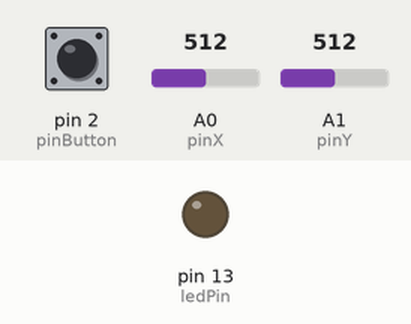
A sketch run on a simulated Arduino Nano, built with avr-gcc and run on an emulated ATmega328P. Parts: output pins drawn as LEDs (lit = HIGH). Dashed ring = blinking. The inputs (shaded band) are chosen by the test bench; at power-on: pin 2 (pinButton) HIGH, A0 (pinX) = 512, A1 (pinY) = 512. What the sketch prints to the serial monitor is not drawn.

Above: at 1.2 s.
1.3 s: pin 2 (pinButton) pulled LOW for 1 s
At 1.7 s:
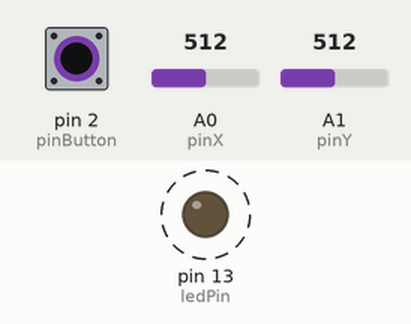
3.8 s: A0 (pinX) set to 716
At 4.8 s:
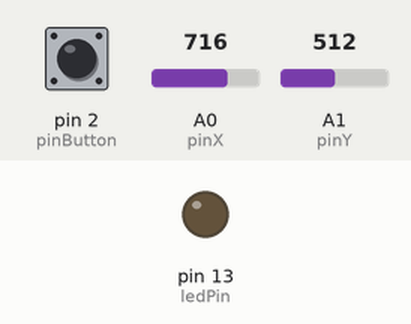
5.3 s: A1 (pinY) set to 716
At 6.5 s:
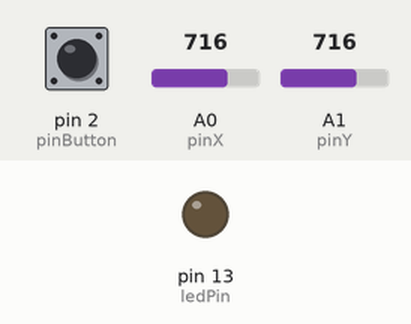
6.8 s: pin 2 (pinButton) pulled LOW for 0.15 s
At 8.0 s:
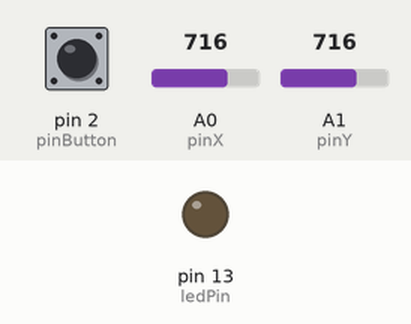
8.4 s: A0 (pinX) set to 900
At 9.2 s:
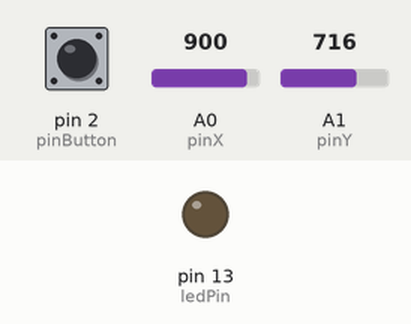
9.9 s: A1 (pinY) set to 900
At 10.6 s:
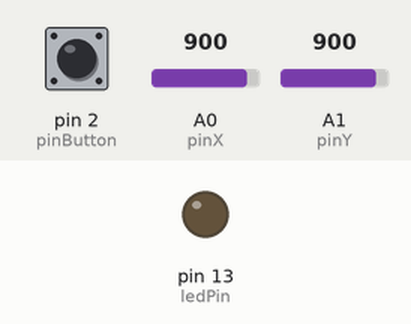
Timing chart, 0 to 12.4 s (numbered marks = the images above; inputs shaded):
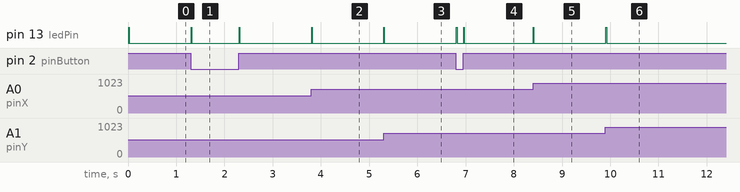

The sketch:

component_test.ino
```cpp
/*
 * Bluetooth joystick controller — Arduino Nano, hardware serial (pins 0/1)
 *
 * Wiring:
 *   Bluetooth module (HC-05/HC-06):
 *     BT TX  -> Nano RX (D0)
 *     BT RX  -> Nano TX (D1)   (voltage divider if module is 3.3V logic)
 *     VCC    -> 5V, GND -> GND
 *
 *   Joystick module (KY-023 style):
 *     VRx    -> A0
 *     VRy    -> A1
 *     SW     -> D2  (button, active LOW with internal pull-up)
 *     +5V    -> 5V, GND -> GND
 *
 * NOTE: Disconnect the BT module from pins 0/1 while uploading.
 *
 * Output protocol: compact 5-byte binary packet (fast — a text line
 * took ~15 ms to transmit at 9600 baud; this takes ~5 ms):
 *   [0xA5] [x] [y] [button] [checksum]
 * x, y are the analog readings scaled to 0–255 (centre ~128),
 * button is 0/1, checksum = x ^ y ^ button.
 * A packet is sent every SEND_INTERVAL ms, but only when something
 * changed beyond the deadzone — so the link isn't flooded while idle.
 */

const byte pinX      = A0;
const byte pinY      = A1;
const byte pinButton = 2;
const byte ledPin    = 13;

const int  DEADZONE      = 8;    // ignore jitter smaller than this
const unsigned long SEND_INTERVAL = 15;   // ms between updates (~66 Hz)

int lastX = -100, lastY = -100;  // force a send on first loop
byte lastButton = 255;
unsigned long lastSend = 0;

void setup()
{
  Serial.begin(9600);            // HC-05/HC-06 default baud rate
  pinMode(pinButton, INPUT_PULLUP);
  pinMode(ledPin, OUTPUT);
}

void loop()
{
  if (millis() - lastSend < SEND_INTERVAL) return;
  lastSend = millis();

  int  x      = analogRead(pinX);
  int  y      = analogRead(pinY);
  byte button = (digitalRead(pinButton) == LOW) ? 1 : 0;   // active LOW

  bool changed = (abs(x - lastX) > DEADZONE) ||
                 (abs(y - lastY) > DEADZONE) ||
                 (button != lastButton);

  if (changed)
  {
    lastX = x;
    lastY = y;
    lastButton = button;

    byte x8 = x >> 2;                    // 0-1023 -> 0-255
    byte y8 = y >> 2;
    Serial.write(0xA5);                  // sync byte
    Serial.write(x8);
    Serial.write(y8);
    Serial.write(button);
    Serial.write(x8 ^ y8 ^ button);      // checksum

    digitalWrite(ledPin, HIGH);          // flash LED on each transmission
  }
  else
  {
    digitalWrite(ledPin, LOW);
  }
}
```

Measured:
- after the input at 1.3 s, pin 13 (ledPin): alternates HIGH for 0.01 s and LOW for 0.98 s, starting at once
- after the input at 3.8 s, pin 13 (ledPin): LOW → HIGH at once, → LOW 0.02 s later
- after the input at 5.3 s, pin 13 (ledPin): LOW → HIGH at once, → LOW 0.02 s later
- after the input at 6.8 s, pin 13 (ledPin): alternates HIGH for 0.02 s and LOW for 0.14 s, 4 changes in all, then stays LOW, starting at once
- after the input at 8.4 s, pin 13 (ledPin): LOW → HIGH at once, → LOW 0.01 s later
- after the input at 9.9 s, pin 13 (ledPin): LOW → HIGH at once, → LOW 0.02 s later
